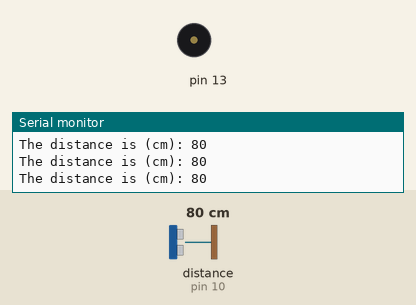
Recording of a sketch running on a simulated Arduino Uno, built with avr-gcc and run on an emulated ATmega328P. Shown: buzzer (waves = sounding), the last lines printed to the serial monitor. Wiring (inferred from the names in the program): ultrasonic range finder: trigger pin 11; echo pin 10. The test bench sets the inputs (shaded band); at power-on: distance to the obstacle (sensor on pin 10) 80 cm. The echo pulse lasts 58.3 µs per cm.

Above: at 1.2 s.
1.3 s: distance to the obstacle (sensor on pin 10) set to 23 cm
2.8 s: distance to the obstacle (sensor on pin 10) set to 18 cm
At 2.97 s:
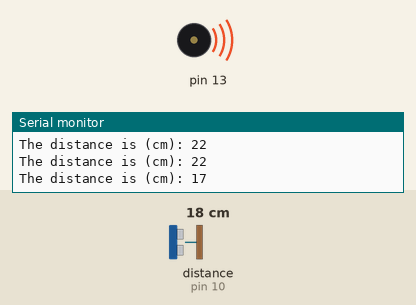
5.8 s: distance to the obstacle (sensor on pin 10) set to 60 cm
At 7.2 s:
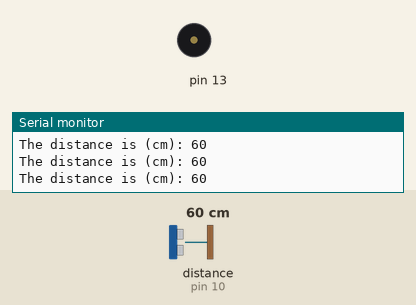
8.8 s: distance to the obstacle (sensor on pin 10) set to 2 cm
At 9.14 s:
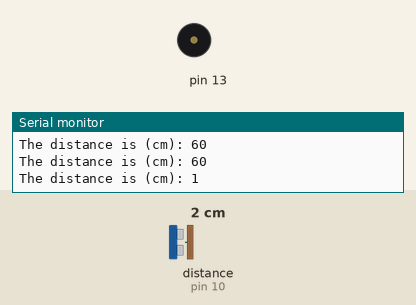
11.8 s: distance to the obstacle (sensor on pin 10) set to 120 cm
At 12.3 s:
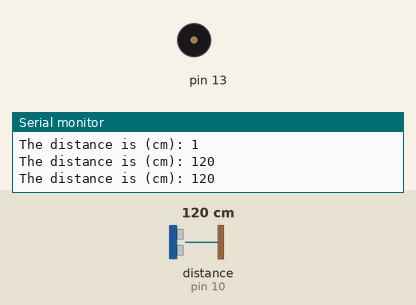
Timing chart, 0 to 14.8 s (numbered marks = the images above; inputs shaded):
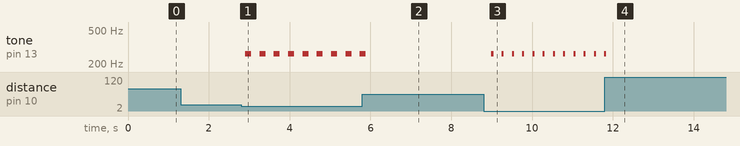

The sketch:

sketch_project07_fun.ino
```cpp
/*
Arduino Training Series by UniKidz
Robotic Programming Your Engineer
This code can be downloaded from https://github.com/efadzli/arduino_beginners
*/

const int trigPin = 11;
const int echoPin = 10;

void setup() {
  Serial.begin(9600);
  pinMode(trigPin, OUTPUT);
  pinMode(echoPin, INPUT);
  pinMode(13, OUTPUT);
}

void loop() {
  long duration, inches, cm, mm;

  digitalWrite(trigPin, LOW);
  delayMicroseconds(2000);
  digitalWrite(trigPin, HIGH);
  delayMicroseconds(1000);
  digitalWrite(trigPin, LOW);

  duration = pulseIn(echoPin, HIGH);
  cm = duration/29/2;

  Serial.print("The distance is (cm): ");
  Serial.println(cm);
  if(cm < 10){
    tone(13, 262);
    delay(50);
  } else if(cm < 20){
    tone(13, 262);
    delay(150);
  }
  noTone(13);
  delay(200);
}
```

Measured:
- the behaviour switches between 21 and 20 cm on distance to the obstacle (sensor on pin 10) (found by bisection; images 0 and 1)
- after the input at 2.8 s, tone on pin 13: alternates 262 Hz for 0.15 s and silent for 0.20 s, starting after 0.10 s
- after the input at 5.8 s, tone on pin 13: goes on until 5.9 s, then stays silent
- after the input at 8.8 s, tone on pin 13: alternates 262 Hz for 0.05 s and silent for 0.20 s, starting after 0.20 s
- after the input at 11.8 s, tone on pin 13: goes on until 11.8 s, then stays silent
